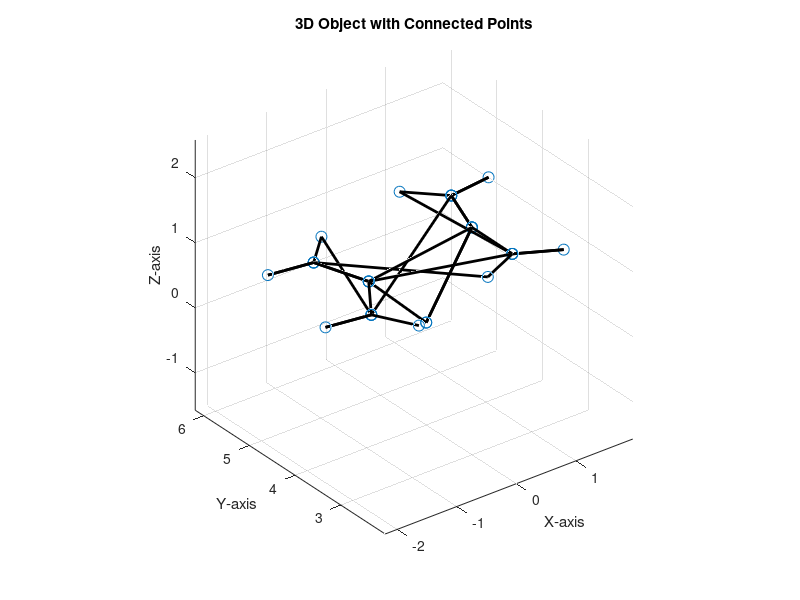
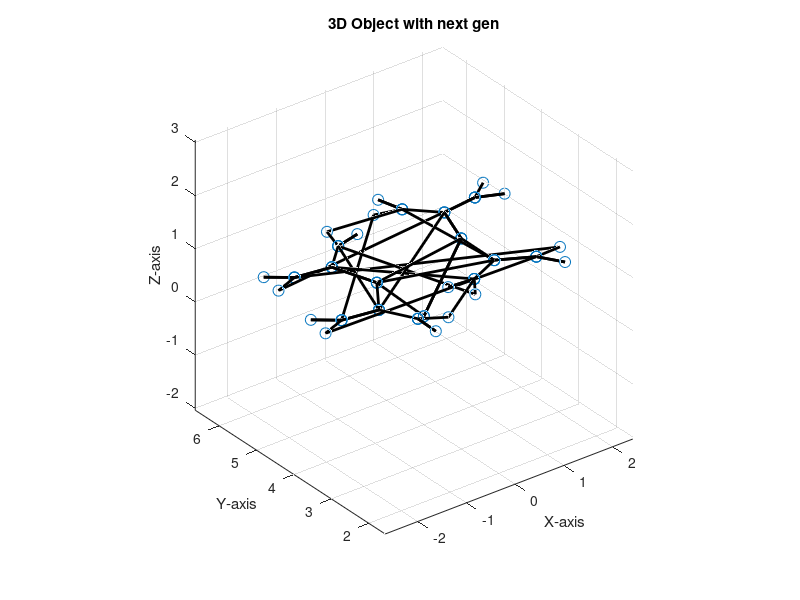

Recreate these plots in MATLAB, in order.
%% load coordinates from rhino
%% 3 trees
X=[-0.000024
0.922243
-0.921228
0.734227
0.387171
-0.307098
2.22713
1.576375
1.397113
-1.810225
-1.743467
-2.274906
-0.067771
-0.739995
-1.274175
4.00009
4.860434
3.164946
6.182968
5.525502
5.353729
5.671848
5.011844
4.475222
4.054552
3.379615
2.872351
3.308575
2.877258
2.191321
-0.000042
0.966774
-1.001024
1.954412
1.264264
0.780577
1.575486
0.96272
0.330535
-0.774993
-1.275641
-1.962991
-1.185716
-1.514135
-2.201178
    ];

Y=[-0.000034
0.380937
-0.398542
1.690903
1.091469
1.069342
0.021862
-0.221816
-0.893259
0.635211
-0.056798
-0.505318
-1.446046
-1.269997
-1.715084
2.000003
1.478269
2.550031
1.84431
2.070685
2.743821
0.380794
0.600108
0.158171
3.578268
3.413499
3.888431
1.16418
1.708282
1.610348
4.000066
4.261335
3.954322
5.183381
5.099605
5.598963
3.04579
3.371922
3.083361
5.28277
4.800501
4.90533
2.614606
3.227425
3.334529
];

Z=[0.000231
1.005235
1.004697
1.005
1.005175
1.00527
1.005
1.005
1.005
1.005
1.004999
1.005
1.005
1.004999
1.005
0.000494
1.004495
1.005062
1.005
1.004999
1.005
1.005
1.004999
1.005
1.005
1.005
1.005
1.00533
1.005171
1.005
0.000444
1.00492
1.004871
1.005
1.005
1.005
1.005
1.005193
1.005575
1.005
1.005
1.005
1.005
1.005
1.005
];

% make points
pt = [X(:), Y(:), Z(:)];
tree1= pt(1:15,:);
tree2= pt(16:30,:);
tree3= pt(31:45,:);
Points =tree3;

%% reorganize the tree
% organize input points so tops points are the daughters 
% seperate layers
grandparent=Points(1,:);
parents=Points(2:3, :);

% sister indices
sisterindices=[5,8,11,14];
sisters=Points(sisterindices,:);

% from 3D data, daughter indices are 
% 4,7,12,15,6,9,10,13
daughterindices=[4,7,12,15,6,9,10,13];
tips=Points(daughterindices,:);

%match points
%have to switch point 2/3 and 6/7 in tips 
%Swap points (rows) 2 and 3
temp1 = tips(2, :);      % Temporarily store row 2
tips(2, :) = tips(3, :); % Move row 3 to position of row 2
tips(3, :) = temp1;       % Move original row 2 to position of row 3

% Swap points (rows) and 5&7 
temp2 = tips(6, :);      % Temporarily store row 6
tips(6, :) = tips(7, :); % Move row 7 to position of row 6
tips(7, :) = temp2;       % Move original row 6 to position of row 7


% add sister nodes to tips 
tipsorg=[sisters(1,:)
    tips(1,:)
    sisters(1,:)
    tips(5,:)
    sisters(2,:)
    tips(3,:)
    sisters(2,:)
    tips(7,:)
    sisters(3,:)
    tips(2,:)
    sisters(3,:)
    tips(6,:)
    sisters(4,:)
    tips(4,:)
    sisters(4,:)
    tips(8,:)]; 
 
% add parent nodes to sisters
% sistersorg=[parents(1,:)
%     sisters(1,:)
%     parents(1,:)
%     sisters(2,:)
%     parents(2,:)
%     sisters(3,:)
%     parents(2,:)
%     sisters(4,:)
%     ];

% % after 90 rotation
sistersorg=[parents(1,:)
    sisters(1,:)
    parents(1,:)
    sisters(2,:)
    parents(2,:)
    sisters(3,:)
    parents(2,:)
    sisters(4,:)
    ];

%reassemble the points matrix
Points=[grandparent;parents(1,:);grandparent;parents(2,:);sistersorg;tipsorg];

% Plot the points
figure;
plot3(Points(:,1),Points(:,2),Points(:,3), 'o', 'MarkerSize', 8); % Plot points as circles
hold on;

% Connect the points with lines
plot3(Points(:,1),Points(:,2),Points(:,3), '-k', 'LineWidth', 2); % Connect points with black lines

% Labels and view adjustments
xlabel('X-axis'); ylabel('Y-axis'); zlabel('Z-axis');
title('3D Object with Connected Points');
grid on;
axis equal;

%% add new generation
knownPoints = tips; % Top 8 points
%find their indices 
% Initialize an array for indices
topIndices = zeros(size(knownPoints, 1), 1);
% Loop through the points to find their indices
for i = 1:size(knownPoints, 1)
    topIndices(i) = find(ismember(Points, knownPoints(i, :), 'rows'));
end

% create direction vector 
vectors = zeros(size(knownPoints, 1), size(Points, 2));
xaxis=[1, 0, 0];
dotProduct = zeros();
magnitudeV = zeros();
thetavector = zeros();

% Calculate vectors and angle for each daughter
for i = 1:size(knownPoints,1)
    vectors(i, :) = Points(topIndices(i), :) - Points(topIndices(i)-1, :);
    dotProduct(i, :) = dot(vectors(i, :), xaxis);
    magnitudeV(i, :) = norm(vectors(i, :));
    thetavector(i, :) = acos(dotProduct(i, :) / magnitudeV(i, :));
end


% Define the new branch length 
distance = 0.5;
% Number of new points to generate (bifurcation)
numPoints = 2;
% Fixed polar angles (in radians)
theta = [-30, 30] * pi / 180; % Azimuthal angles: 0° and +30°

% Preallocate for new points
newPoints = [];


% Loop through each point in the list
for i = 1:size(knownPoints, 1)
    % Extract the current point
    currentPoint = knownPoints(i, :);
    % 
    % %conditions for tree1
    % if currentPoint(2)<parents(2,2)
    %     thetavector(i, :)=2*pi-thetavector(i, :);
    % end

    %  %conditions for tree2
    % if currentPoint(1)>parents(2,1) && currentPoint(2)<2
    %     thetavector(i, :)=2*pi-thetavector(i, :);
    % end

  %conditions for tree3
    if  currentPoint(2)<sisters(4,2)
        thetavector(i, :)=2*pi-thetavector(i, :);
    end

    % Calculate new points at the specified angles
    for t = theta
        x = currentPoint(1) + distance * cos(t+thetavector(i, :));
        y = currentPoint(2) + distance * sin(t+thetavector(i, :));
        z = currentPoint(3) ; % z remains unchanged
        newPoints = [newPoints; x, y, z];
    end
end


% % insertion sites
insert=topIndices;
%start at point 28 in the original 
branch1=[Points(insert(8), :);newPoints(15, :);Points(insert(8), :);newPoints(16, :)]; 
branch2=[Points(insert(7), :);newPoints(13, :);Points(insert(7), :);newPoints(14, :)];
branch3=[Points(insert(6), :);newPoints(11, :);Points(insert(6), :);newPoints(12, :)]; 
branch4=[Points(insert(5), :);newPoints(9, :);Points(insert(5), :);newPoints(10, :)];
branch5=[Points(insert(4), :);newPoints(7, :);Points(insert(4), :);newPoints(8, :)]; 
branch6=[Points(insert(3), :);newPoints(5, :);Points(insert(3), :);newPoints(6, :)]; 
branch7=[Points(insert(2), :);newPoints(3, :);Points(insert(2), :);newPoints(4, :)]; 
branch8 = [Points(insert(1), :);newPoints(1, :);Points(insert(1), :);newPoints(2, :)];

newgeneration = [Points;branch1; branch2; branch3; branch4; branch5; branch6; branch7; branch8];

% Plot the known points and the new points
figure;
plot3(newgeneration(:,1),newgeneration(:,2),newgeneration(:,3), 'o', 'MarkerSize', 8); % Plot points as circles
hold on;

% Connect the points with lines
plot3(newgeneration(:,1),newgeneration(:,2),newgeneration(:,3), '-k', 'LineWidth', 2); % Connect points with black lines

% Labels and view adjustments
xlabel('X-axis'); ylabel('Y-axis'); zlabel('Z-axis');
title('3D Object with next gen');
grid on;
axis equal;